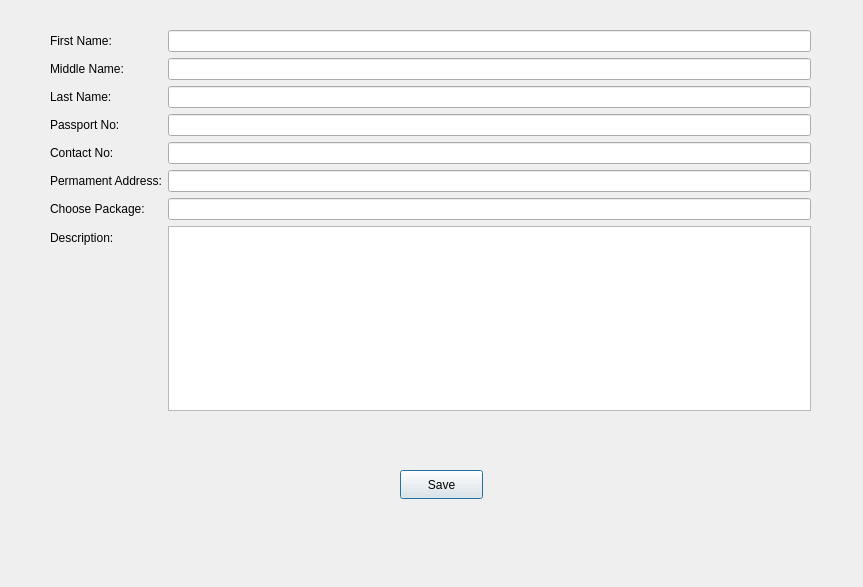
<?xml version="1.0" encoding="UTF-8"?>
<ui version="4.0">
 <class>RegisterTourist</class>
 <widget class="QDialog" name="RegisterTourist">
  <property name="geometry">
   <rect>
    <x>0</x>
    <y>0</y>
    <width>863</width>
    <height>587</height>
   </rect>
  </property>
  <property name="windowTitle">
   <string>RegisterTourist</string>
  </property>
  <widget class="QWidget" name="formLayoutWidget">
   <property name="geometry">
    <rect>
     <x>50</x>
     <y>30</y>
     <width>761</width>
     <height>381</height>
    </rect>
   </property>
   <layout class="QFormLayout" name="formLayout">
    <item row="0" column="0">
     <widget class="QLabel" name="txtFirstName">
      <property name="text">
       <string>First Name: </string>
      </property>
     </widget>
    </item>
    <item row="1" column="0">
     <widget class="QLabel" name="txtMiddleName">
      <property name="text">
       <string>Middle Name: </string>
      </property>
     </widget>
    </item>
    <item row="2" column="0">
     <widget class="QLabel" name="txtLastName">
      <property name="text">
       <string>Last Name:</string>
      </property>
     </widget>
    </item>
    <item row="3" column="0">
     <widget class="QLabel" name="txtPassport">
      <property name="text">
       <string>Passport No:</string>
      </property>
     </widget>
    </item>
    <item row="4" column="0">
     <widget class="QLabel" name="txtContact">
      <property name="text">
       <string>Contact No:</string>
      </property>
     </widget>
    </item>
    <item row="6" column="0">
     <widget class="QLabel" name="txtchoosePackage">
      <property name="text">
       <string>Choose Package:</string>
      </property>
     </widget>
    </item>
    <item row="5" column="0">
     <widget class="QLabel" name="txtAddress">
      <property name="text">
       <string>Permament Address:</string>
      </property>
     </widget>
    </item>
    <item row="7" column="0">
     <widget class="QLabel" name="txtdescription">
      <property name="text">
       <string>Description:</string>
      </property>
     </widget>
    </item>
    <item row="0" column="1">
     <widget class="QLineEdit" name="FirstName"/>
    </item>
    <item row="1" column="1">
     <widget class="QLineEdit" name="MiddleName"/>
    </item>
    <item row="2" column="1">
     <widget class="QLineEdit" name="LastName"/>
    </item>
    <item row="3" column="1">
     <widget class="QLineEdit" name="Passport"/>
    </item>
    <item row="4" column="1">
     <widget class="QLineEdit" name="Contact"/>
    </item>
    <item row="5" column="1">
     <widget class="QLineEdit" name="Address"/>
    </item>
    <item row="6" column="1">
     <widget class="QLineEdit" name="ChoosePackage"/>
    </item>
    <item row="7" column="1">
     <widget class="QTextEdit" name="description"/>
    </item>
   </layout>
  </widget>
  <widget class="QPushButton" name="ResetButton">
   <property name="geometry">
    <rect>
     <x>400</x>
     <y>470</y>
     <width>83</width>
     <height>29</height>
    </rect>
   </property>
   <property name="text">
    <string>Save</string>
   </property>
  </widget>
 </widget>
 <resources/>
 <connections/>
</ui>
